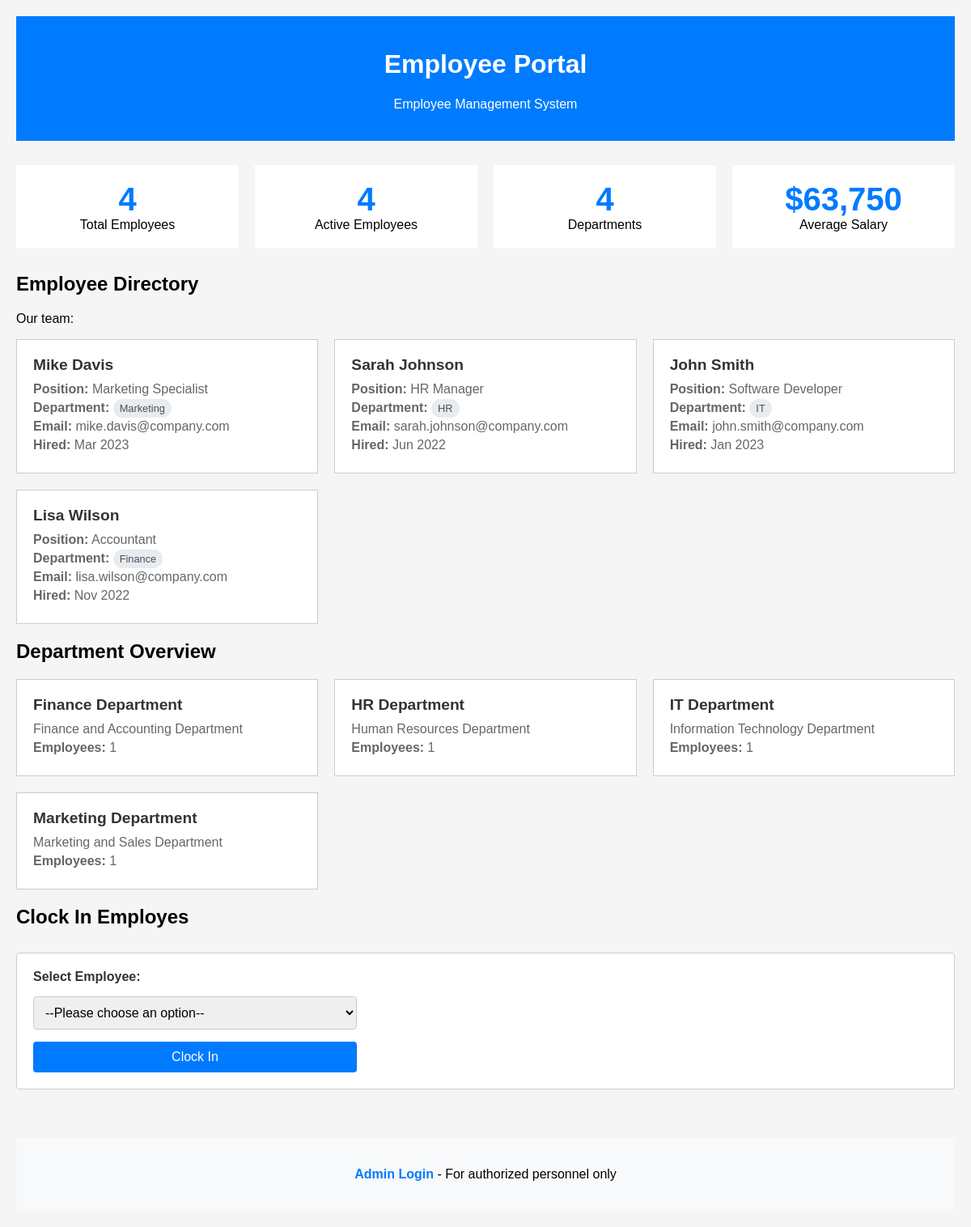
The page / on the database its author committed.
### tables this page shows
CREATE TABLE `employees` (
  `id` int(11) NOT NULL,
  `first_name` varchar(100) NOT NULL,
  `last_name` varchar(100) NOT NULL,
  `email` varchar(100) DEFAULT NULL,
  `phone` varchar(20) DEFAULT NULL,
  `department` varchar(100) DEFAULT NULL,
  `position` varchar(100) DEFAULT NULL,
  `hire_date` date DEFAULT NULL,
  `salary` decimal(10,2) DEFAULT NULL,
  `photo` longtext,
  `status` enum('Active','Inactive','On Leave') DEFAULT 'Active',
  `date` timestamp NOT NULL DEFAULT CURRENT_TIMESTAMP,
  `clocked_in` tinyint(1) NOT NULL DEFAULT '0'
);

### index.php (the view, shortened to what this page needs)
<?php
include( 'admin/includes/database.php' );
?>
<!doctype html>
<html>
<head>
</head>
<body>
  <div class="header">
    <h1>Employee Portal</h1>
    <p>Employee Management System</p>
  </div>
  <div class="stats-container">
    <?php
    $query = 'SELECT COUNT(*) as total FROM employees';
    $result = mysqli_query( $connect, $query );
    $total_employees = mysqli_fetch_assoc($result)['total'];
    $query = 'SELECT COUNT(*) as total FROM employees WHERE status = "Active"';
    $result = mysqli_query( $connect, $query );
    $active_employees = mysqli_fetch_assoc($result)['total'];
    $query = 'SELECT COUNT(*) as total FROM departments';
    $result = mysqli_query( $connect, $query );
    $total_departments = mysqli_fetch_assoc($result)['total'];
    $query = 'SELECT AVG(salary) as avg_salary FROM employees WHERE status = "Active"';
    $result = mysqli_query( $connect, $query );
    $avg_salary = mysqli_fetch_assoc($result)['avg_salary'];
    ?>
    <div class="stat-card">
      <div class="stat-number"><?php echo $total_employees; ?></div>
      <div>Total Employees</div>
    </div>
    <div class="stat-card">
      <div class="stat-number"><?php echo $active_employees; ?></div>
      <div>Active Employees</div>
    </div>
    <div class="stat-card">
      <div class="stat-number"><?php echo $total_departments; ?></div>
      <div>Departments</div>
    </div>
    <div class="stat-card">
      <div class="stat-number">$<?php echo number_format($avg_salary, 0); ?></div>
      <div>Average Salary</div>
    </div>
  </div>
  <h2>Employee Directory</h2>
  <p>Our team:</p>
  <div class="employees-grid">
    <?php
    $query = 'SELECT * FROM employees WHERE status = "Active" ORDER BY last_name, first_name';
    $result = mysqli_query( $connect, $query );
    while($record = mysqli_fetch_assoc($result)):
    ?>
    <div class="employee-card">
      <div class="employee-name"><?php echo $record['first_name'] . ' ' . $record['last_name']; ?></div>
      <div class="employee-info">
        <strong>Position:</strong> <?php echo $record['position']; ?>
      </div>
      <div class="employee-info">
        <strong>Department:</strong>
        <span class="department-badge"><?php echo $record['department']; ?></span>
      </div>
      <div class="employee-info">
        <strong>Email:</strong> <?php echo $record['email']; ?>
      </div>
      <div class="employee-info">
        <strong>Hired:</strong> <?php echo date('M Y', strtotime($record['hire_date'])); ?>
      </div>
    </div>
    <?php endwhile; ?>
  </div>
  <h2>Department Overview</h2>
  <div class="employees-grid">
    <?php
    $query = 'SELECT d.name, d.description, COUNT(e.id) as employee_count
              FROM departments d
              LEFT JOIN employees e ON d.name = e.department AND e.status = "Active"
              GROUP BY d.id
              ORDER BY d.name';
    $result = mysqli_query( $connect, $query );
    while($record = mysqli_fetch_assoc($result)):
    ?>
    <div class="employee-card">
      <div class="employee-name"><?php echo $record['name']; ?> Department</div>
      <div class="employee-info"><?php echo $record['description']; ?></div>
      <div class="employee-info">
        <strong>Employees:</strong> <?php echo $record['employee_count']; ?>
      </div>
    </div>
    <?php endwhile; ?>
  </div>
  <h2>Clock In Employes</h2>
  <section id="clock-in-section">
    <form id="clock-in-form" method="POST">
      <label for="employee">Select Employee: </label>
      <select name="employee">
        <option value="">--Please choose an option--</option>
      </select>
      <button type="submit" name="clockin">Clock In</button>
    </form>
    </section>
  <section id="clocked-in-employees">
  <section>
<div class="admin-link">
    <p><a href="admin/">Admin Login</a> - For authorized personnel only</p>
  </div>
</body>
</html>

### index.php (style rules this page uses)
body { font-family: Arial, sans-serif; max-width: 1200px; margin: auto; padding: 20px; background-color: #f5f5f5; }
.header { background: #007bff; color: white; padding: 20px; margin-bottom: 30px; text-align: center; }
.stats-container { display: grid; grid-template-columns: repeat(auto-fit, minmax(250px, 1fr)); gap: 20px; margin-bottom: 30px; }
.stat-card { background: white; padding: 20px; text-align: center; }
.stat-number { font-size: 2.5em; font-weight: bold; color: #007bff; }
.employees-grid { display: grid; grid-template-columns: repeat(auto-fit, minmax(300px, 1fr)); gap: 20px; }
.employee-card { background: white; padding: 20px; border: 1px solid #ccc; }
.employee-name { font-size: 1.2em; font-weight: bold; color: #333; margin-bottom: 10px; }
.employee-info { color: #666; margin: 5px 0; }
.department-badge { background: #e9ecef; padding: 4px 8px; border-radius: 12px; font-size: 0.8em; color: #495057; }
.admin-link { text-align: center; margin-top: 30px; padding: 20px; background: #f8f9fa; }
.admin-link a { color: #007bff; text-decoration: none; font-weight: bold; }
#clock-in-section { background: white; padding: 20px; border: 1px solid #ccc; margin-bottom: 30px; border-radius: 4px; margin-top: 30px; }
#clock-in-form { display: flex; flex-direction: column; gap: 15px; max-width: 400px; }
#clock-in-form label { font-weight: bold; color: #333; }
#clock-in-form select { padding: 10px; font-size: 1em; border: 1px solid #ccc; border-radius: 4px; }
#clock-in-form button { background-color: #007bff; color: white; padding: 10px; font-size: 1em; border: none; border-radius: 4px; cursor: pointer; }

### rows shown on the page
employees: first_name "Mike", last_name "Davis", position "Marketing Specialist", department "Marketing", email "mike.davis@company.com", hire_date "Mar 2023"
employees: first_name "Sarah", last_name "Johnson", position "HR Manager", department "HR", email "sarah.johnson@company.com", hire_date "Jun 2022"
employees: first_name "John", last_name "Smith", position "Software Developer", department "IT", email "john.smith@company.com", hire_date "Jan 2023"
employees: first_name "Lisa", last_name "Wilson", position "Accountant", department "Finance", email "lisa.wilson@company.com", hire_date "Nov 2022"

### other values the page prints
$total_employees "4"
$active_employees "4"
$total_departments "4"
$avg_salary "63,750"
$record['name'] "Finance"
$record['description'] "Finance and Accounting Department"
$record['employee_count'] "1"
$record['name'] "HR"
$record['description'] "Human Resources Department"
$record['name'] "IT"
$record['description'] "Information Technology Department"
$record['name'] "Marketing"
$record['description'] "Marketing and Sales Department"
